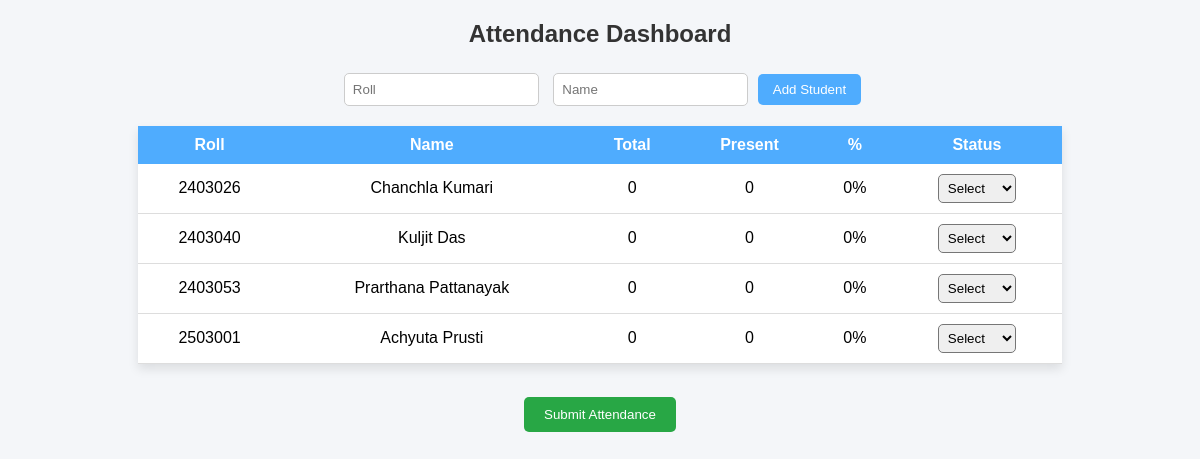
/dashboard, run on the app's committed database.
### tables this page shows
CREATE TABLE students(
    roll INTEGER PRIMARY KEY,
    name TEXT,
    total INTEGER DEFAULT 0,
    present INTEGER DEFAULT 0
    );

### app.py (the view)
@app.route('/dashboard')
def dashboard():
    db = get_db()
    cur = db.cursor()
    cur.execute("SELECT * FROM students")
    data = cur.fetchall()
    return render_template("dashboard.html", students=data)

### app.py (called while the page is built)
def get_db():
    if 'db' not in g:
        g.db = sqlite3.connect(
            DATABASE,
            timeout=30,
            isolation_level=None
        )
    return g.db

### templates/dashboard.html (shortened to what this page needs)
<!DOCTYPE html>
<html>
<head>
</head>
<body>
<h2>Attendance Dashboard</h2>
<form action="/add" method="post">
    <input type="number" name="roll" placeholder="Roll" required>
    <input type="text" name="name" placeholder="Name" required>
    <button type="submit">Add Student</button>
</form>
<form action="/submit_attendance" method="post">
<table>
<tr>
    <th>Roll</th>
    <th>Name</th>
    <th>Total</th>
    <th>Present</th>
    <th>%</th>
    <th>Status</th>
</tr>
{% for s in students %}
<tr>
    <td>{{s[0]}}</td>
    <td>{{s[1]}}</td>
    <td>{{s[2]}}</td>
    <td>{{s[3]}}</td>
    <td>
        {% if s[2] == 0 %}
            0%
        {% else %}
            {{ (s[3]/s[2]*100)|round(2) }}%
        {% endif %}
    </td>
    <td>
        <select name="{{s[0]}}" required>
            <option value="">Select</option>
        </select>
    </td>
</tr>
{% endfor %}
</table>
<br>
<button type="submit" class="submit-btn">Submit Attendance</button>
</form>
</body>
</html>

### templates/dashboard.html (style rules this page uses)
body { font-family: Arial; background: #f4f6f9; text-align: center; }
h2 { margin-top: 20px; color: #333; }
form { margin: 15px; }
input { padding: 8px; margin: 5px; border-radius: 5px; border: 1px solid #ccc; }
button { padding: 8px 15px; background: #4facfe; color: white; border: none; border-radius: 5px; cursor: pointer; }
table { margin: auto; border-collapse: collapse; width: 80%; background: white; box-shadow: 0 5px 10px rgba(0,0,0,0.1); }
th { background: #4facfe; color: white; padding: 10px; }
td { padding: 10px; border-bottom: 1px solid #ddd; }
select { padding: 5px; border-radius: 5px; }
.submit-btn { margin-top: 15px; padding: 10px 20px; background: #28a745; }

### data on the page
students: roll "2403026", name "Chanchla Kumari", total "0", present "0", shows "0%"
students: roll "2403040", name "Kuljit Das", total "0", present "0", shows "0%"
students: roll "2403053", name "Prarthana Pattanayak", total "0", present "0", shows "0%"
students: roll "2503001", name "Achyuta Prusti", total "0", present "0", shows "0%"
